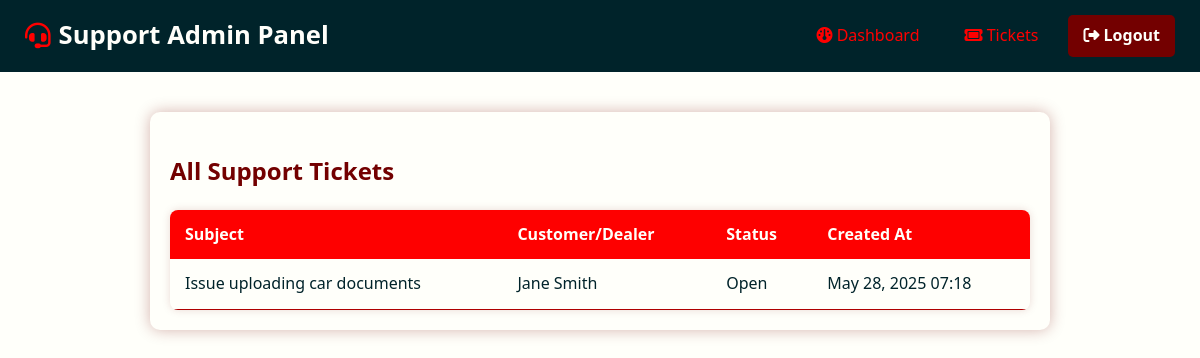
The page /admin/messages.php (signed in) on the database its author committed.
### tables this page shows
CREATE TABLE IF NOT EXISTS support_tickets (
    id INT AUTO_INCREMENT PRIMARY KEY,
    user_id INT NULL,
    dealer_id INT NULL,
    subject VARCHAR(255) NOT NULL,
    status ENUM('Open', 'Pending', 'Closed') DEFAULT 'Open',
    created_at DATETIME DEFAULT CURRENT_TIMESTAMP,
    FOREIGN KEY (user_id) REFERENCES users(id) ON DELETE CASCADE,
    FOREIGN KEY (dealer_id) REFERENCES dealers(id) ON DELETE CASCADE
);

CREATE TABLE IF NOT EXISTS users (
    id INT AUTO_INCREMENT PRIMARY KEY,
    full_name VARCHAR(100) NOT NULL,
    email VARCHAR(100) NOT NULL UNIQUE,
    phone VARCHAR(20),
    password VARCHAR(255) NOT NULL,
    user_type ENUM('admin', 'user') DEFAULT 'user',
    is_blocked TINYINT(1) DEFAULT 0,
    created_at TIMESTAMP DEFAULT CURRENT_TIMESTAMP
);

### admin/messages.php (the view, shortened to what this page needs)
<?php
require_once '../includes/db_connect.php';
$ticket_id = $_GET['ticket_id'] ?? null;
if ($ticket_id) {
    $stmt = $conn->prepare("SELECT t.*, u.fullname AS user_name, d.business_name AS dealer_name
                            FROM support_tickets t
                            LEFT JOIN users u ON t.user_id = u.id
                            LEFT JOIN dealers d ON t.dealer_id = d.id
                            WHERE t.id = ?");
    $stmt->bind_param("i", $ticket_id);
    $stmt->execute();
    $ticket_res = $stmt->get_result();
    if ($ticket_res->num_rows === 0) {
        die("Ticket not found");
    }
    $ticket = $ticket_res->fetch_assoc();
    $partner_type = $ticket['user_id'] ? 'user' : 'dealer';
    $partner_id = $ticket['user_id'] ?? $ticket['dealer_id'];
    $msg_stmt = $conn->prepare("SELECT * FROM messages
                                WHERE trade_id IS NULL AND
                                    ((sender_type='admin' AND sender_id=?) AND (receiver_type=? AND receiver_id=?)
                                    OR (sender_type=? AND sender_id=? AND receiver_type='admin'))
                                ORDER BY sent_at ASC");
    $admin_id = $_SESSION['admin_id'];
    $msg_stmt->bind_param("isisi", $admin_id, $partner_type, $partner_id, $partner_type, $partner_id);
    $msg_stmt->execute();
    $messages = $msg_stmt->get_result();
} else {
    $tickets_res = $conn->query("SELECT t.id, t.subject, t.status, t.created_at, u.full_name AS user_name, d.business_name AS dealer_name
                                 FROM support_tickets t
                                 LEFT JOIN users u ON t.user_id = u.id
                                 LEFT JOIN dealers d ON t.dealer_id = d.id
                                 ORDER BY t.created_at DESC");
}
?>
<!DOCTYPE html>
<html lang="en">
<head>
<link rel="stylesheet" href="https://cdnjs.cloudflare.com/ajax/libs/font-awesome/6.4.0/css/all.min.css" />
</head>
<body>
<nav class="navbar">
    <div class="nav-title"><i class="fa-solid fa-headset"></i> Support Admin Panel</div>
    <div class="nav-links">
        <a href="dashboard.php"><i class="fa-solid fa-gauge"></i> Dashboard</a>
        <a href="support_tickets.php"><i class="fa-solid fa-ticket"></i> Tickets</a>
        <a href="logout.php" class="logout"><i class="fa-solid fa-right-from-bracket"></i> Logout</a>
    </div>
</nav>
<div class="container">
<?php if (!$ticket_id): ?>
    <h2>All Support Tickets</h2>
    <?php if ($tickets_res->num_rows > 0): ?>
    <table>
        <thead>
            <tr>
                <th>Subject</th>
                <th>Customer/Dealer</th>
                <th>Status</th>
                <th>Created At</th>
            </tr>
        </thead>
        <tbody>
            <?php while ($t = $tickets_res->fetch_assoc()): ?>
            <tr onclick="window.location.href='support_messages.php?ticket_id=<?= $t['id'] ?>'">
                <td><?= htmlspecialchars($t['subject']) ?></td>
                <td><?= htmlspecialchars($t['user_name'] ?: $t['dealer_name']) ?></td>
                <td><?= htmlspecialchars(ucfirst($t['status'])) ?></td>
                <td><?= date("M d, Y H:i", strtotime($t['created_at'])) ?></td>
            </tr>
            <?php endwhile; ?>
        </tbody>
    </table>
    <?php else: ?>
        <p>No tickets found.</p>
    <?php endif; ?>
<?php endif; ?>
</div>
</body>
</html>

### admin/messages.php (style rules this page uses)
* { box-sizing: border-box; }
body { margin: 0; font-family: 'Segoe UI', Tahoma, Geneva, Verdana, sans-serif; background: #FFFFFA; color: #00232A; line-height: 1.6; }
a { color: #FE0000; text-decoration: none; transition: color 0.3s ease; }
.navbar { background-color: #00232A; padding: 15px 25px; display: flex; justify-content: space-between; align-items: center; flex-wrap: wrap; gap: 10px; color: #FFFFFA; font-weight: 600; }
.nav-title { font-size: 1.6rem; display: flex; align-items: center; gap: 8px; }
.nav-title i { color: #FE0000; }
.nav-links { display: flex; gap: 15px; flex-wrap: wrap; }
.nav-links a { padding: 8px 15px; border-radius: 5px; font-weight: 500; background-color: transparent; }
.nav-links a.logout { background-color: #730000; color: #FFFFFA; font-weight: 700; }
.container { max-width: 900px; margin: 40px auto; padding: 20px; background: #FFFFFA; border-radius: 10px; box-shadow: 0 0 15px rgba(115, 0, 0, 0.3); }
h2, h3 { color: #730000; margin-bottom: 20px; }
table { width: 100%; border-collapse: collapse; box-shadow: 0 0 8px rgba(115,0,0,0.15); border-radius: 8px; overflow: hidden; }
thead { background-color: #FE0000; color: #FFFFFA; }
thead tr th { padding: 12px 15px; font-weight: 600; text-align: left; }
tbody tr { border-bottom: 1px solid #AF0000; transition: background-color 0.25s ease; }
tbody tr td { padding: 12px 15px; vertical-align: middle; }

### rows shown on the page
support_tickets: subject "Issue uploading car documents", user.full_name "Jane Smith", status "Open", created_at "May 28, 2025 07:18"
